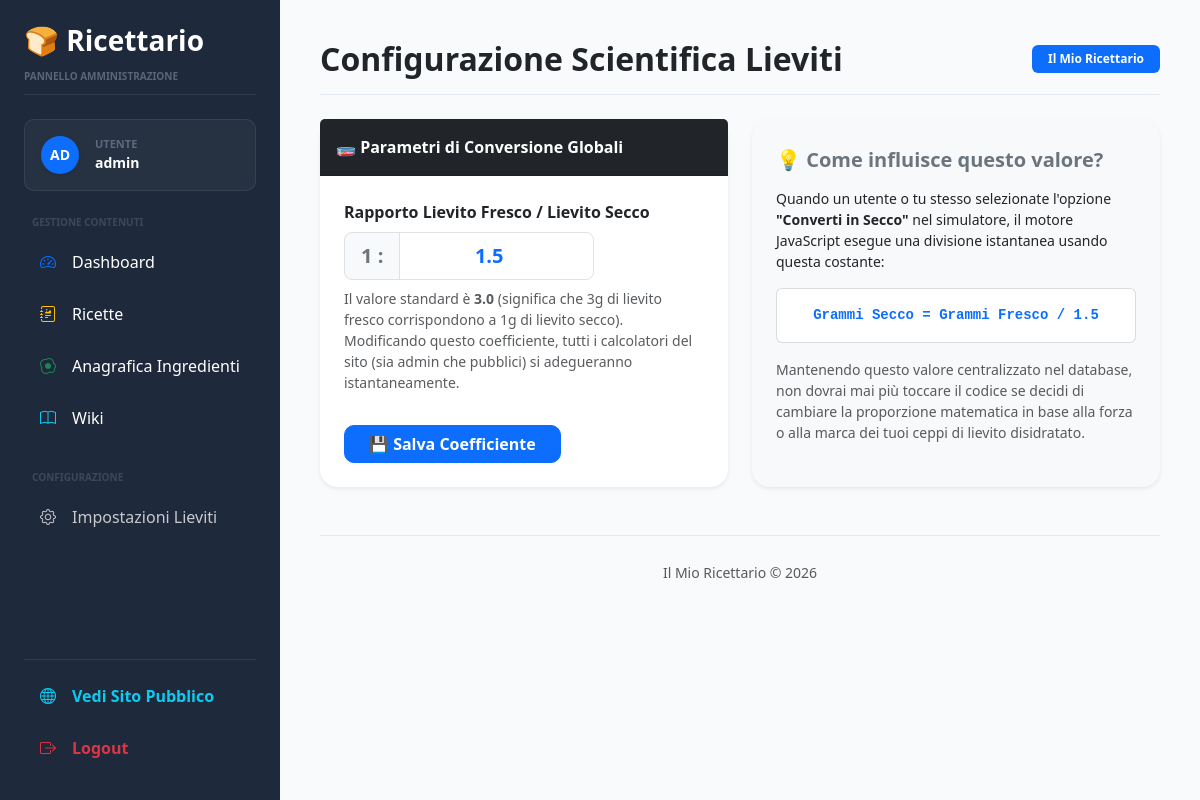
The page /admin/settings/yeast (signed in) on the database as committed earlier.
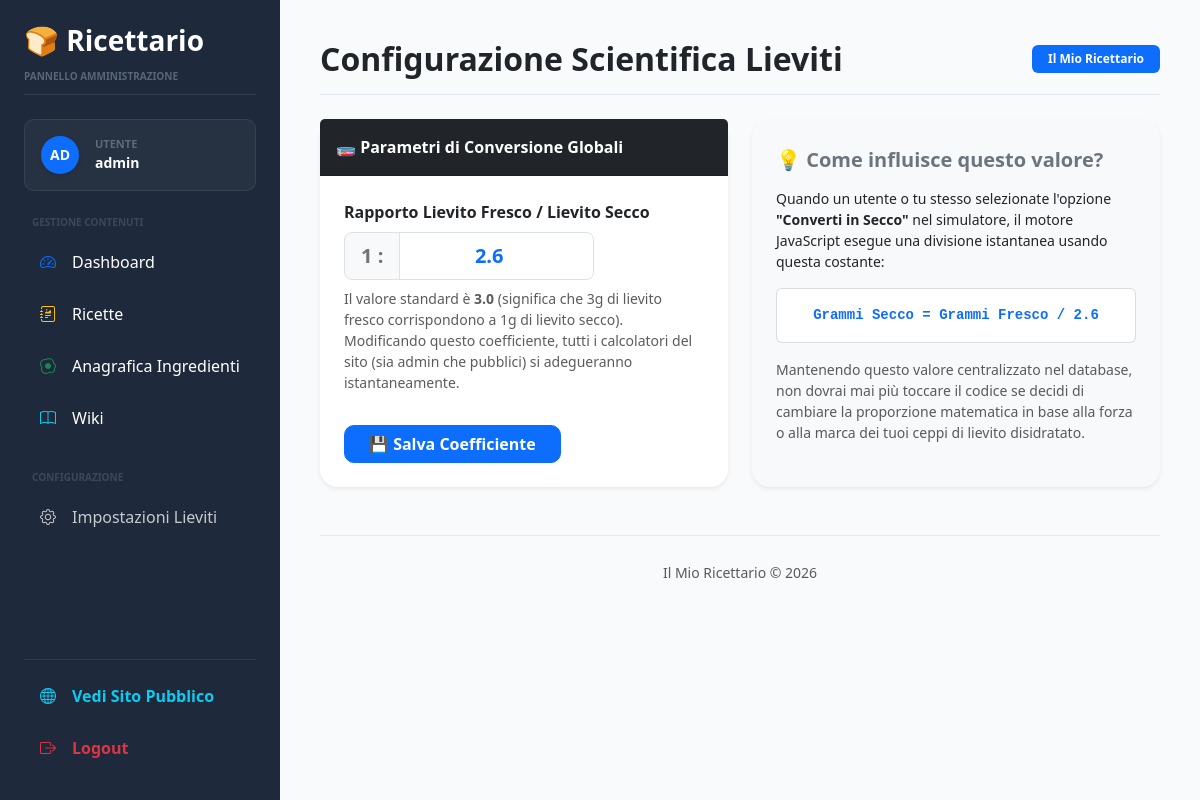
The same page on the database as committed later.
### models/user.py (models this page shows, shortened)
class User(UserMixin, db.Model):
    __tablename__ = "users"
    id = db.Column(
        db.Integer,
        primary_key=True
    )
    username = db.Column(
        db.String(100),
        unique=True,
        nullable=False
    )
    password_hash = db.Column(
        db.String(255),
        nullable=False
    )
    is_admin = db.Column(
        db.Boolean,
        default=False
    )

### models/setting.py (models this page shows, shortened)
class Setting(db.Model):
    __tablename__ = "settings"
    id = db.Column(
        db.Integer,
        primary_key=True
    )
    fresh_to_dry_ratio = db.Column(
        db.Float,
        default=3.0
    )
    tangzhong_flour_percent = db.Column(
        db.Float,
        default=5.0
    )
    tangzhong_liquid_multiplier = db.Column(
        db.Float,
        default=5.0
    )
    site_name = db.Column(
        db.String(100),
        default="Il Mio Ricettario"
    )
    default_unit = db.Column(
        db.String(20),
        default="g"
    )
    allow_public_recipes = db.Column(
        db.Boolean,
        default=True
    )

### routes/admin.py (the view, shortened to what this page needs)
@admin_bp.route("/settings/yeast", methods=["GET", "POST"])
@login_required
def settings_yeast():
    setting = Setting.query.first()
    return render_template(
        "admin/settings_yeast.html",
        setting=setting
    )

### app.py (called while the page is built)
@login_manager.user_loader
def load_user(user_id):
    return db.session.get(
        User,
        int(user_id)
    )

@app.context_processor
def inject_global_settings():
    return dict(
        settings_data=Setting.query.first()
    )

### templates/admin/settings_yeast.html (shortened to what this page needs)
{% extends "base.html" %}
{% block page_title %}Configurazione Scientifica Lieviti{% endblock %}
{% block content %}
<div class="row g-4">
    <div class="col-lg-6">
        <div class="card border-0 shadow-sm">
            <div class="card-header bg-dark text-white fw-bold py-3">
                🧫 Parametri di Conversione Globali
            </div>
            <div class="card-body p-4">
                <form method="post" action="{{ url_for('admin.settings_yeast') }}">
                    <div class="mb-4">
                        <label class="form-label fw-bold text-dark mb-2">
                            Rapporto Lievito Fresco / Lievito Secco
                        </label>
                        <div class="input-group input-group-lg" style="max-width: 250px;">
                            <span class="input-group-text bg-light fw-bold text-secondary">1 :</span>
                            <input type="number"
                                   name="fresh_to_dry_ratio"
                                   class="form-control text-center fw-bold text-primary"
                                   value="{{ setting.fresh_to_dry_ratio or 3.0 }}"
                                   step="0.1"
                                   min="1.0"
                                   required>
                        </div>
                        <div class="form-text text-muted mt-2 small">
                            Il valore standard è <strong>3.0</strong> (significa che 3g di lievito fresco corrispondono a 1g di lievito secco). Modificando questo coefficiente, tutti i calcolatori del sito (sia admin che pubblici) si adegueranno istantaneamente.
                        </div>
                    </div>
                    <div class="d-flex gap-2 pt-2">
                        <button type="submit" class="btn btn-primary fw-bold px-4">
                            💾 Salva Coefficiente
                        </button>
                    </div>
                </form>
            </div>
        </div>
    </div>
    <div class="col-lg-6">
        <div class="card border-0 shadow-sm bg-light h-100">
            <div class="card-body p-4 d-flex flex-column justify-content-center">
                <h5 class="fw-bold text-secondary mb-3">
                    💡 Come influisce questo valore?
                </h5>
                <p class="text-dark small mb-0 lh-base">
                    Quando un utente o tu stesso selezionate l'opzione <strong>"Converti in Secco"</strong> nel simulatore, il motore JavaScript esegue una divisione istantanea usando questa costante:
                </p>
                <div class="my-3 p-3 bg-white rounded border border-secondary border-opacity-25 text-center font-monospace small fw-bold text-primary">
                    Grammi Secco = Grammi Fresco / {{ setting.fresh_to_dry_ratio or 3.0 }}
                </div>
                <p class="text-muted small lh-base">
                    Mantenendo questo valore centralizzato nel database, non dovrai mai più toccare il codice se decidi di cambiare la proporzione matematica in base alla forza o alla marca dei tuoi ceppi di lievito disidratato.
                </p>
            </div>
        </div>
    </div>
</div>
{% endblock %}

### templates/base.html (shortened to what this page needs)
<!DOCTYPE html>
<html lang="it">
<head>
    <link href="https://cdn.jsdelivr.net/npm/bootstrap@5.3.0/dist/css/bootstrap.min.css" rel="stylesheet">
    <link rel="stylesheet"
          href="{{ url_for('static', filename='css/admin.css') }}">
    <link rel="stylesheet"
          href="https://cdn.jsdelivr.net/npm/bootstrap-icons@1.11.3/font/bootstrap-icons.min.css">
</head>
<body>
{% if current_user.is_authenticated %}
<div class="sidebar d-flex flex-column justify-content-between p-4"
     style="width: 280px; position: fixed; height: 100vh; background: #1e293b; color: #fff; z-index: 1000;">
    <div>
        <div class="mb-4 pb-2 border-bottom border-secondary border-opacity-25">
            <h3 class="mb-1 text-white fw-bold">
                🍞 Ricettario
            </h3>
            <small class="text-uppercase tracking-wider fw-semibold opacity-50" style="font-size: 10px; color: #94a3b8;">
                Pannello Amministrazione
            </small>
        </div>
        <div class="mb-4 p-3 d-flex align-items-center gap-3"
             style="background: rgba(255, 255, 255, 0.04);
                    border: 1px solid rgba(255, 255, 255, 0.08);
                    border-radius: 10px;">
            <div class="bg-primary rounded-circle d-flex align-items-center justify-content-center text-white fw-bold shadow-sm"
                 style="width: 38px; height: 38px; font-size: 14px;">
                {{ current_user.username[:2].upper() }}
            </div>
            <div>
                <div style="font-size: 11px; color: #94a3b8;" class="text-uppercase fw-bold opacity-50">
                    Utente
                </div>
                <div class="fw-bold text-white small">
                    {{ current_user.username }}
                </div>
            </div>
        </div>
        <div class="nav flex-column gap-1 mb-4">
            <span class="text-uppercase tracking-wider fw-bold px-2 mb-2 opacity-25" style="font-size: 10px; color: #94a3b8;">
                Gestione Contenuti
            </span>
            <a href="{{ url_for('admin.dashboard') }}" class="nav-link text-white rounded px-3 py-2 d-flex align-items-center gap-3 hover-sidebar">
                <i class="bi bi-speedometer2 text-primary"></i>
                <span>Dashboard</span>
            </a>
            <a href="{{ url_for('admin.recipes') }}" class="nav-link text-white rounded px-3 py-2 d-flex align-items-center gap-3 hover-sidebar">
                <i class="bi bi-journal-richtext text-warning"></i>
                <span>Ricette</span>
            </a>
            <a href="{{ url_for('admin.master_ingredients_view') }}" class="nav-link text-white rounded px-3 py-2 d-flex align-items-center gap-3 hover-sidebar">
                <i class="bi bi-egg-fried text-success"></i>
                <span>Anagrafica Ingredienti</span>
            </a>
            <a href="{{ url_for('admin.wiki_list') }}" class="nav-link text-white rounded px-3 py-2 d-flex align-items-center gap-3 hover-sidebar">
                <i class="bi bi-book text-info"></i>
                <span>Wiki</span>
            </a>
        </div>
        <div class="nav flex-column gap-1">
            <span class="text-uppercase tracking-wider fw-bold px-2 mb-2 opacity-25" style="font-size: 10px; color: #94a3b8;">
                Configurazione
            </span>
            <a href="{{ url_for('admin.settings_yeast') }}" class="nav-link text-white rounded px-3 py-2 d-flex align-items-center gap-3 opacity-75 hover-sidebar">
                <i class="bi bi-gear"></i>
                <span>Impostazioni Lieviti</span>
            </a>
        </div>
    </div>
    <div class="pt-3 border-top border-secondary border-opacity-25 nav flex-column gap-1">
        <a href="{{ url_for('recipes.list_recipes') }}" target="_blank" class="nav-link text-info rounded px-3 py-2 d-flex align-items-center gap-3 hover-sidebar fw-semibold small">
            <i class="bi bi-globe"></i>
            <span>Vedi Sito Pubblico</span>
        </a>
        <a href="{{ url_for('admin.logout') }}" class="nav-link text-danger rounded px-3 py-2 d-flex align-items-center gap-3 hover-sidebar fw-semibold small">
            <i class="bi bi-box-arrow-right"></i>
            <span>Logout</span>
        </a>
    </div>
</div>
<div class="main-content" style="margin-left: 280px; padding: 40px; min-height: 100vh; background: #f8fafc;">
    <div class="d-flex justify-content-between align-items-center mb-4 pb-3 border-bottom" style="border-color: #e2e8f0 !important;">
        <div>
            <h2 class="fw-bold text-dark mb-0">
                {% block page_title %}{% endblock %}
            </h2>
        </div>
        <div>
            <span class="badge bg-primary px-3 py-2">
                Il Mio Ricettario
            </span>
        </div>
    </div>
{% else %}
<div class="container py-5">
{% endif %}
    {% block content %}
    {% endblock %}
{% if current_user.is_authenticated %}
    <div class="mt-5 text-center text-muted pt-4 border-top" style="border-color: #e2e8f0 !important;">
        <small>
            Il Mio Ricettario © 2026
        </small>
    </div>
</div>
{% else %}
</div>
{% endif %}
</body>
</html>

### static/css/admin.css (style rules this page uses)
body { background:#f1f5f9; font-family:Segoe UI, Arial, sans-serif; }
.sidebar { position:fixed; top:0; left:0; width:260px; height:100vh; background:#17233a; color:white; padding:20px; }
.sidebar h3 { margin-bottom:10px; font-weight:700; }
.sidebar a { display:block; color:#cbd5e1; text-decoration:none; padding:12px; border-radius:10px; margin-bottom:8px; transition:.2s; }
.main-content { margin-left:280px; padding:40px; }
.card { border:none; border-radius:18px; box-shadow:0 4px 18px rgba(0,0,0,.08); }
.form-control { border-radius:10px; }
.btn { border-radius:10px; }
h1,h2,h3,h4,h5 { font-weight:700; }

Rows that differ between the two databases and show on the page:
changed Setting: fresh_to_dry_ratio "1.5" → "2.6"
